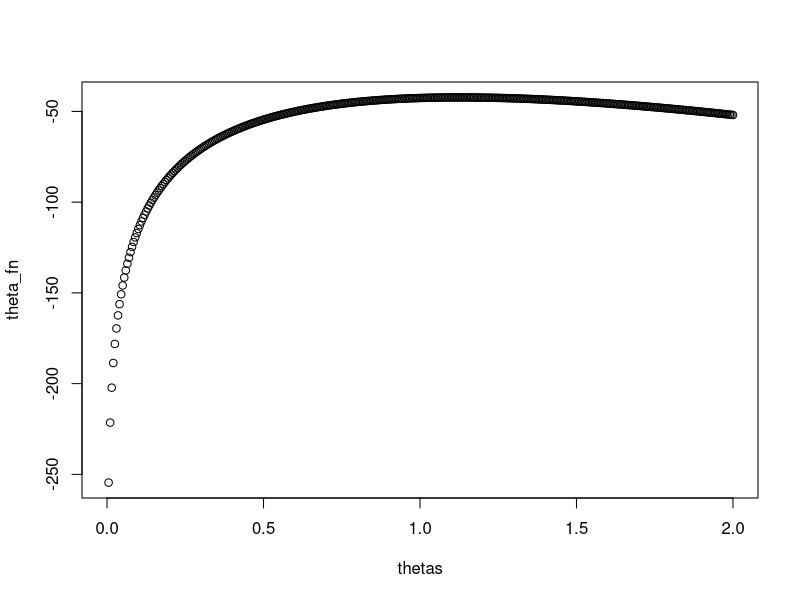
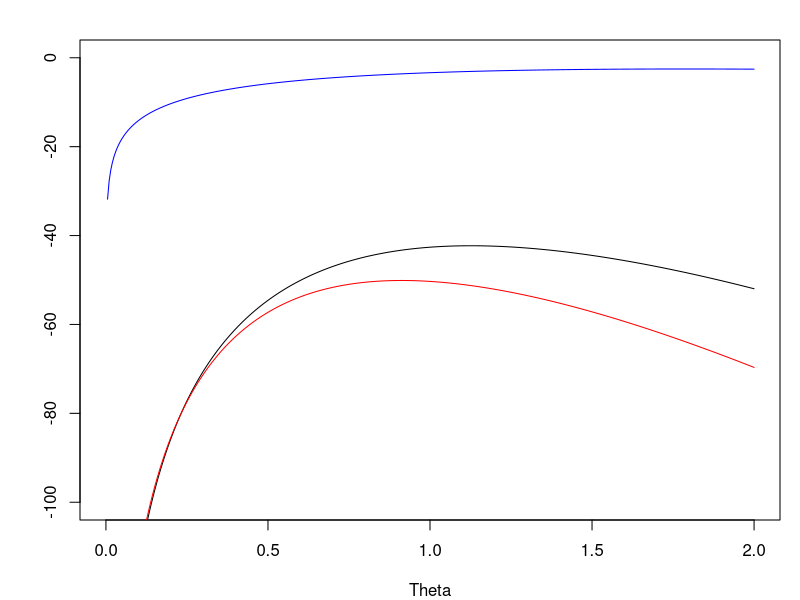
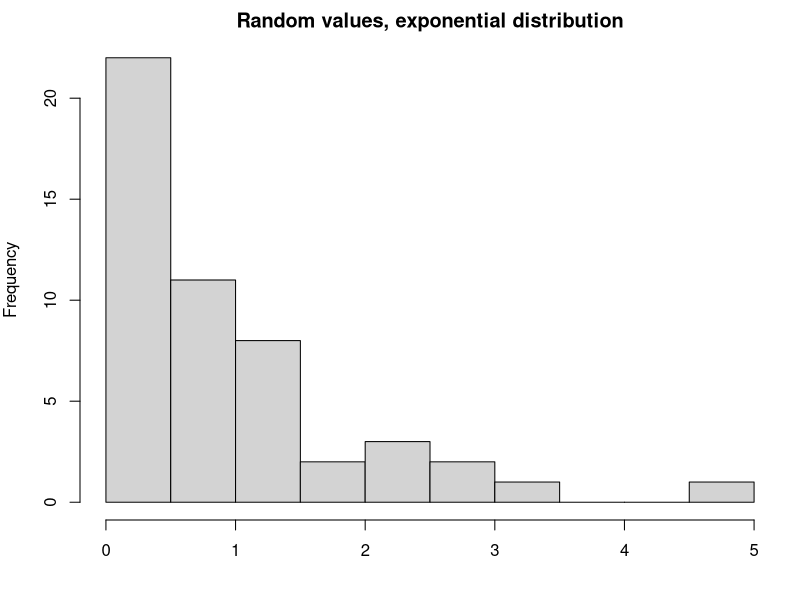
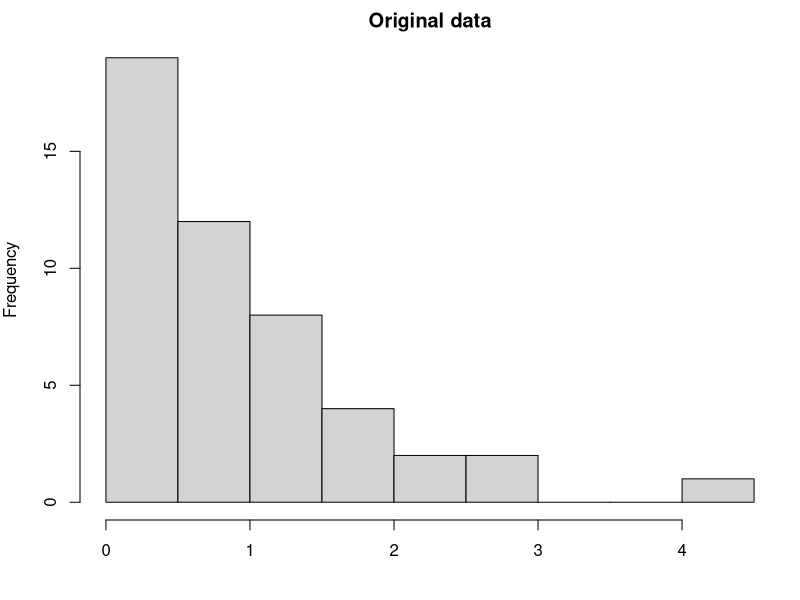

Write the R code that produced these figures, in order.
# 2.1
# Set working directory
setwd("~/courses/tdde01") 
# Read data
data = read.csv("machines.csv")
 
n=dim(data)[1]
set.seed(12345)
id=sample(1:n, floor(n*0.5))
train=data[id,]
test=data[-id,]

# 2.2 Exponential distribution
# PxTheta
pxt = function(x, theta){
    # Prod returns product of all arguments
    return (log(prod(theta*exp(-theta*x))))
}
thetas = seq(from=0, to=2, by=0.005)
theta_fn = sapply(thetas, function(theta) pxt(data$Length, theta))
#par(mar=c(1,1,1,1))
plot(thetas, theta_fn, xlabel="X", ylabel="Y", type="p")
theta_max = thetas[which.max(theta_fn)]
cat("Max theta value: ")
cat(theta_max)
cat("\n\n")

# 2.3
short_data = data$Length[1:6]
short_theta_fn = sapply(thetas, function(theta) pxt(short_data, theta))
par(mar=c(4,4,2,1))
plot(thetas, theta_fn, xlab="Theta", ylab="", type="l", ylim=c(-100, 0))
lines(thetas, short_theta_fn, col="blue")
short_theta_max = thetas[which.max(short_theta_fn)]
cat("Max theta value of short dataset: ")
cat(short_theta_max)
cat("\n\n")

# 2.4
pt = function(theta){
   return (10*exp(-10*theta))
}
pxt = function(x, theta) {
    return (prod(theta*exp(-theta*x)))
}
l = function(x, theta){
    return (log(pxt(x, theta)*pt(theta)))
}
theta_fn = sapply(thetas, function(theta) l(data$Length, theta))
l_max = thetas[which.max(theta_fn)]
lines(thetas, theta_fn, col="red")
cat("Max theta value: ")
cat(l_max)
cat("\n\n")

# 2.5
new_data = rexp(50, theta_max)
hist(new_data, main="Random values, exponential distribution", xlab="")
hist(data$Length, main="Original data", xlab="")
